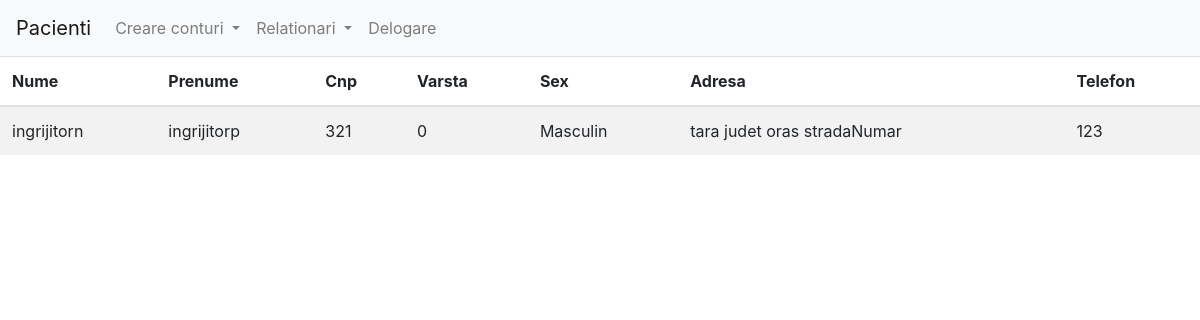
The page /Proiect_IP/administrator/listaingrijitori.php on the database as committed earlier.
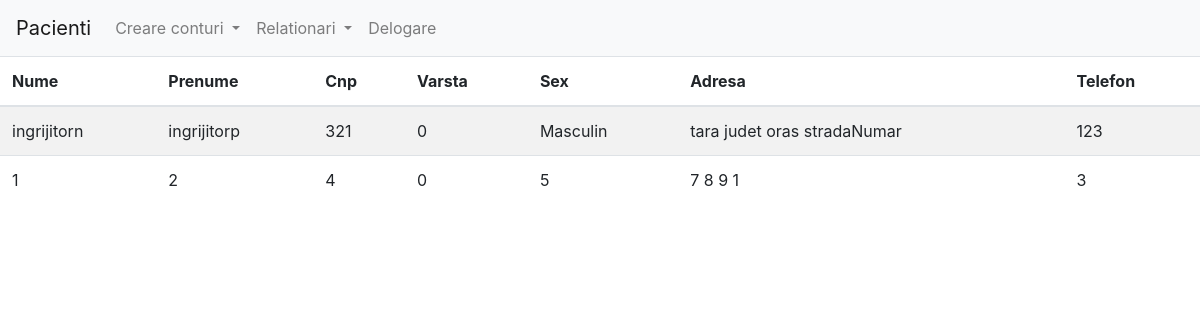
The same page on the database as committed later.
### tables this page shows
CREATE TABLE `utilizator` (
  `id` int(11) NOT NULL,
  `utilizator` varchar(255) NOT NULL,
  `parola` varchar(255) NOT NULL,
  `tip` varchar(30) NOT NULL,
  `nume` varchar(255) NOT NULL,
  `prenume` varchar(255) NOT NULL,
  `cnp` varchar(20) NOT NULL,
  `data_nasterii` date NOT NULL,
  `sex` varchar(20) NOT NULL,
  `adresa` varchar(255) NOT NULL,
  `telefon` varchar(30) NOT NULL,
  `email` varchar(255) NOT NULL,
  `profesie` varchar(255) NOT NULL,
  `loc_munca` varchar(255) NOT NULL
);

### Proiect_IP/administrator/listaingrijitori.php (the view, shortened to what this page needs)
<!DOCTYPE html>
<html>
<head>
	<link rel="stylesheet" href="https://stackpath.bootstrapcdn.com/bootstrap/4.3.1/css/bootstrap.min.css">
	<link rel="stylesheet" href="./clickable.js">
</head>
<body>
	<?php
	include './NavBar.php';
	?>
	<div class="limiter">
		<table class="table table-striped table-responsive-sm">
			<thead>
				<tr>
					<th scope="col">Nume</th>
					<th scope="col">Prenume</th>
					<th scope="col">Cnp</th>
					<th scope="col">Varsta</th>
					<th scope="col">Sex</th>
					<th scope="col">Adresa</th>
					<th scope="col">Telefon</th>
				</tr>
			</thead>
			<tbody>
				<?php
				$con = mysqli_connect("35.238.19.69", "root", "", "proiectip") or die("conectare esuata");
				$sql = "SELECT id, tip, nume, prenume, cnp, data_nasterii, sex, adresa, telefon FROM utilizator";
				$result = $con->query($sql);
				while ($row = $result->fetch_assoc()) {
					$tip = $row["tip"];
					if($tip=="ingrijitor")
					{
						$id_click = $row["id"];
						$row["data_nasterii"] = varsta($row["data_nasterii"]);
						?>
						<tr onclick="window.location='./listapacientiingrijitori.php?id_click=<?php echo $id_click ?>';">
							<?php
							unset($row["id"]);
							unset($row["tip"]);
							foreach ($row as  $index => $field) {
									echo "<td>";
									echo $field;
									echo "</td>";
							}
							?>
						</tr>
						<?php
					}
				}
			?>
			</tbody>
		</table>
	</div>
</body>
<?php
function varsta($data_nasterii)
{
	$differenceFormat = "%y";
	$datetime1 = date_create($data_nasterii);
	$today = date("Y-m-d H:i:s");
	$today=date_create($today);
	$interval = date_diff($today, $datetime1);
	return $interval->format($differenceFormat);
}
?>
</html>

Rows that differ between the two databases and show on the page:
added utilizator: field "1", field "2", field "4", field "0", field "5", field "7 8 9 1", field "3"
